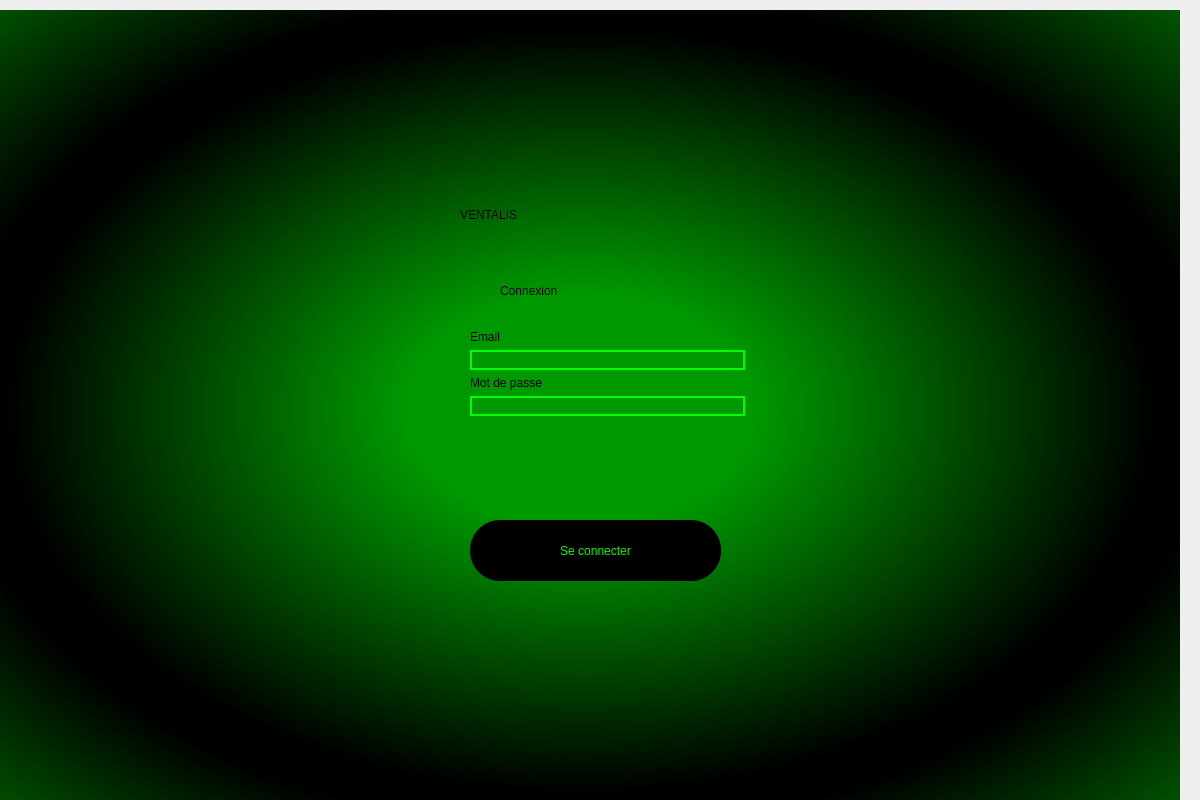
<?xml version="1.0" encoding="UTF-8"?>
<ui version="4.0">
 <class>Dialog</class>
 <widget class="QDialog" name="Dialog">
  <property name="geometry">
   <rect>
    <x>0</x>
    <y>0</y>
    <width>1200</width>
    <height>800</height>
   </rect>
  </property>
  <property name="windowTitle">
   <string>welcomescreen</string>
  </property>
  <widget class="QWidget" name="bg_widget" native="true">
   <property name="geometry">
    <rect>
     <x>-20</x>
     <y>10</y>
     <width>1200</width>
     <height>800</height>
    </rect>
   </property>
   <property name="styleSheet">
    <string notr="true">QWidget#bg_widget{
background-color: qradialgradient(spread:reflect, cx:0.5, cy:0.5, radius:0.5, fx:0.5, fy:0.5, stop:0.29052 rgba(0, 152, 0, 255), stop:0.957187 rgba(0, 0, 0, 255));}</string>
   </property>
   <widget class="QLabel" name="ventalis_title">
    <property name="geometry">
     <rect>
      <x>480</x>
      <y>180</y>
      <width>281</width>
      <height>50</height>
     </rect>
    </property>
    <property name="autoFillBackground">
     <bool>false</bool>
    </property>
    <property name="styleSheet">
     <string notr="true">font: 75 36pt &quot;Century Schoolbook&quot;; color :rgb(0, 0, 0);
font: 36pt &quot;Sylfaen&quot;;</string>
    </property>
    <property name="text">
     <string>VENTALIS</string>
    </property>
   </widget>
   <widget class="QLabel" name="soustitle">
    <property name="geometry">
     <rect>
      <x>520</x>
      <y>240</y>
      <width>171</width>
      <height>81</height>
     </rect>
    </property>
    <property name="autoFillBackground">
     <bool>false</bool>
    </property>
    <property name="styleSheet">
     <string notr="true">font: 75 36pt &quot;Century Schoolbook&quot;; color :rgb(0, 0, 0);
font: 22pt &quot;Sylfaen&quot;;</string>
    </property>
    <property name="text">
     <string>Connexion</string>
    </property>
   </widget>
   <widget class="QWidget" name="formLayoutWidget">
    <property name="geometry">
     <rect>
      <x>490</x>
      <y>320</y>
      <width>275</width>
      <height>151</height>
     </rect>
    </property>
    <layout class="QFormLayout" name="formLayout">
     <item row="0" column="0">
      <widget class="QLabel" name="email_label">
       <property name="styleSheet">
        <string notr="true">font: 12pt &quot;MS Shell Dlg 2&quot;;</string>
       </property>
       <property name="text">
        <string>Email</string>
       </property>
      </widget>
     </item>
     <item row="2" column="0">
      <widget class="QLabel" name="pwd_label">
       <property name="styleSheet">
        <string notr="true">font: 12pt &quot;MS Shell Dlg 2&quot;;</string>
       </property>
       <property name="text">
        <string>Mot de passe</string>
       </property>
      </widget>
     </item>
     <item row="3" column="0" colspan="2">
      <widget class="QLineEdit" name="pwd_input">
       <property name="styleSheet">
        <string notr="true">background-color : rgba(0,0,0,0);
font: 14pt &quot;MS Shell Dlg 2&quot;;
font: 14pt &quot;MS Shell Dlg 2&quot;;
border-style: solid;
border-width: 2px;
border-color: rgb(0,255, 0);  /* Exemple : bordure verte */</string>
       </property>
      </widget>
     </item>
     <item row="1" column="0" colspan="2">
      <widget class="QLineEdit" name="email_input">
       <property name="styleSheet">
        <string notr="true">background-color : rgba(0,0,0,0);
font: 14pt &quot;MS Shell Dlg 2&quot;;
font: 14pt &quot;MS Shell Dlg 2&quot;;
border-style: solid;
border-width: 2px;
border-color: rgb(0,255, 0);  /* Exemple : bordure verte */
</string>
       </property>
      </widget>
     </item>
     <item row="0" column="1">
      <widget class="QLabel" name="email_error">
       <property name="styleSheet">
        <string notr="true">font: 9pt &quot;MS Shell Dlg 2&quot;;
color:red;</string>
       </property>
       <property name="text">
        <string/>
       </property>
      </widget>
     </item>
     <item row="2" column="1">
      <widget class="QLabel" name="pwd_error">
       <property name="styleSheet">
        <string notr="true">color: red;
font: 9pt &quot;MS Shell Dlg 2&quot;;</string>
       </property>
       <property name="text">
        <string/>
       </property>
      </widget>
     </item>
    </layout>
   </widget>
   <widget class="QPushButton" name="connexion_btn">
    <property name="geometry">
     <rect>
      <x>490</x>
      <y>510</y>
      <width>251</width>
      <height>61</height>
     </rect>
    </property>
    <property name="styleSheet">
     <string notr="true">color : rgb(0, 255, 0);
background-color: black;

font: 14pt &quot;MS Shell Dlg 2&quot;;
border-color: white;
border-style: solid;
border-style: solid;
border-radius: 30px;</string>
    </property>
    <property name="text">
     <string>Se connecter</string>
    </property>
   </widget>
  </widget>
 </widget>
 <resources/>
 <connections/>
</ui>
